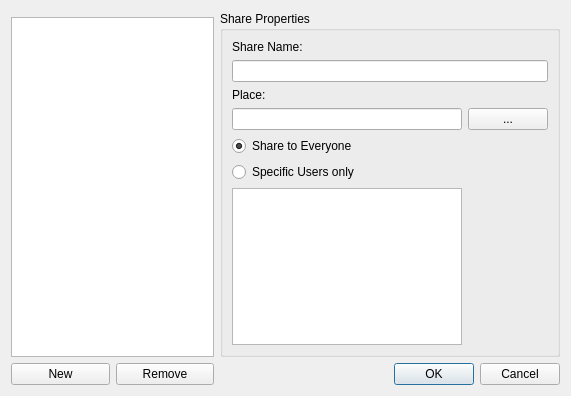
<?xml version="1.0" encoding="UTF-8"?>
<ui version="4.0">
 <class>ShareFileDialog</class>
 <widget class="QDialog" name="ShareFileDialog">
  <property name="geometry">
   <rect>
    <x>0</x>
    <y>0</y>
    <width>571</width>
    <height>396</height>
   </rect>
  </property>
  <property name="windowTitle">
   <string>Manage Shares</string>
  </property>
  <layout class="QGridLayout" name="gridLayout_2">
   <item row="1" column="0" colspan="2">
    <widget class="QListView" name="shareListView"/>
   </item>
   <item row="3" column="0">
    <widget class="QPushButton" name="newShareButton">
     <property name="text">
      <string>New</string>
     </property>
    </widget>
   </item>
   <item row="3" column="1">
    <widget class="QPushButton" name="removeShareButton">
     <property name="text">
      <string>Remove</string>
     </property>
    </widget>
   </item>
   <item row="0" column="2" rowspan="2">
    <widget class="QGroupBox" name="groupBox">
     <property name="title">
      <string>Share Properties</string>
     </property>
     <layout class="QGridLayout" name="gridLayout">
      <item row="0" column="2">
       <widget class="QLabel" name="label_2">
        <property name="text">
         <string>Share Name:</string>
        </property>
       </widget>
      </item>
      <item row="1" column="2" colspan="2">
       <widget class="QLineEdit" name="shareNameEdit">
        <property name="inputMask">
         <string/>
        </property>
       </widget>
      </item>
      <item row="2" column="2">
       <widget class="QLabel" name="label">
        <property name="text">
         <string>Place:</string>
        </property>
       </widget>
      </item>
      <item row="3" column="2">
       <widget class="QLineEdit" name="fileNameEdit"/>
      </item>
      <item row="3" column="3">
       <widget class="QPushButton" name="chooseDirectoryButton">
        <property name="text">
         <string>...</string>
        </property>
       </widget>
      </item>
      <item row="6" column="2">
       <widget class="QRadioButton" name="everyoneRadioButton">
        <property name="text">
         <string>Share to Everyone</string>
        </property>
        <property name="checked">
         <bool>true</bool>
        </property>
       </widget>
      </item>
      <item row="7" column="2">
       <widget class="QRadioButton" name="specificUserRadioButton">
        <property name="text">
         <string>Specific Users only</string>
        </property>
       </widget>
      </item>
      <item row="8" column="2">
       <widget class="QListView" name="specificUserListView"/>
      </item>
     </layout>
    </widget>
   </item>
   <item row="3" column="2">
    <widget class="QDialogButtonBox" name="buttonBox">
     <property name="orientation">
      <enum>Qt::Horizontal</enum>
     </property>
     <property name="standardButtons">
      <set>QDialogButtonBox::Cancel|QDialogButtonBox::Ok</set>
     </property>
    </widget>
   </item>
  </layout>
 </widget>
 <resources/>
 <connections>
  <connection>
   <sender>buttonBox</sender>
   <signal>accepted()</signal>
   <receiver>ShareFileDialog</receiver>
   <slot>accept()</slot>
   <hints>
    <hint type="sourcelabel">
     <x>248</x>
     <y>254</y>
    </hint>
    <hint type="destinationlabel">
     <x>157</x>
     <y>274</y>
    </hint>
   </hints>
  </connection>
  <connection>
   <sender>buttonBox</sender>
   <signal>rejected()</signal>
   <receiver>ShareFileDialog</receiver>
   <slot>reject()</slot>
   <hints>
    <hint type="sourcelabel">
     <x>316</x>
     <y>260</y>
    </hint>
    <hint type="destinationlabel">
     <x>286</x>
     <y>274</y>
    </hint>
   </hints>
  </connection>
 </connections>
</ui>
